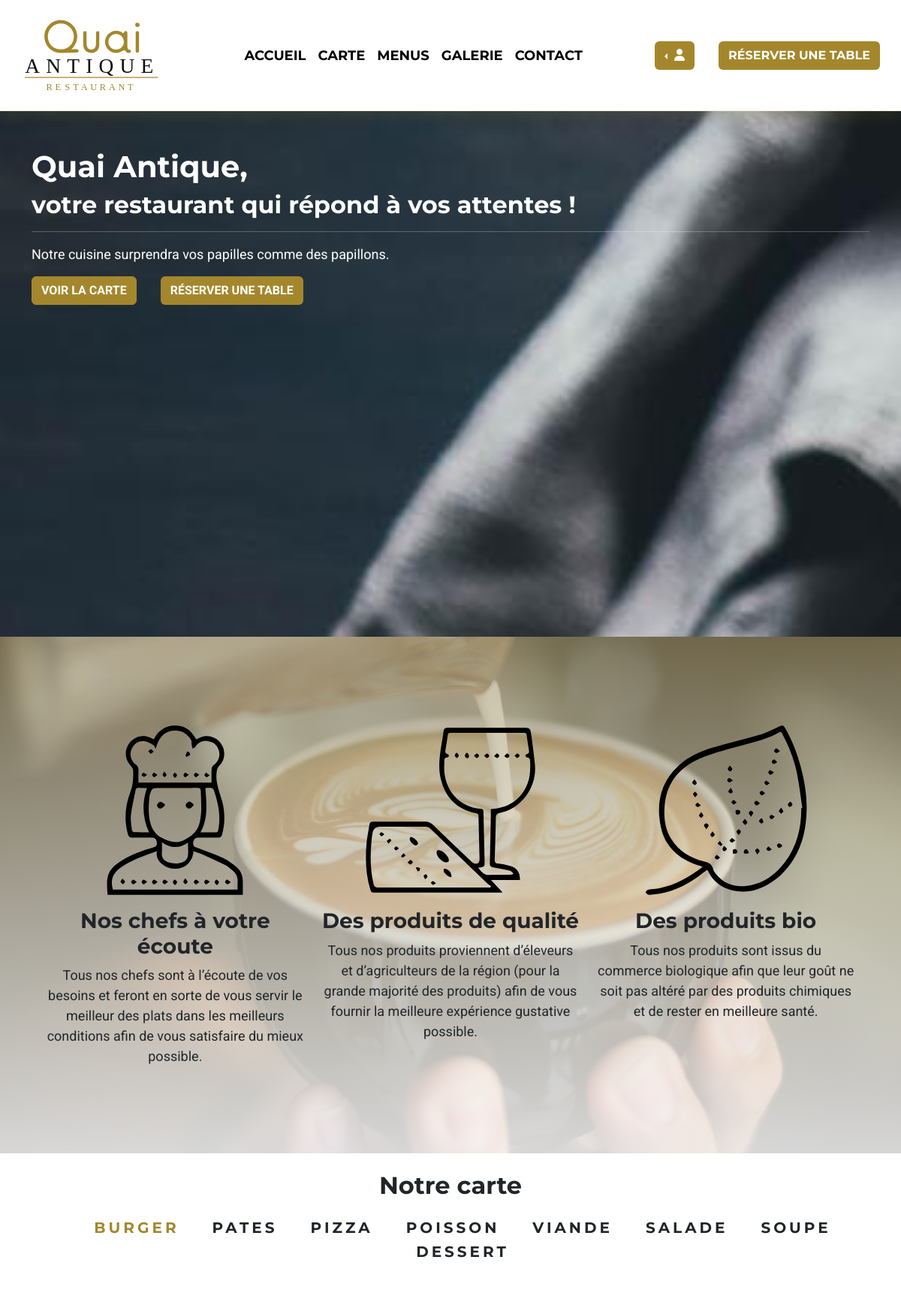
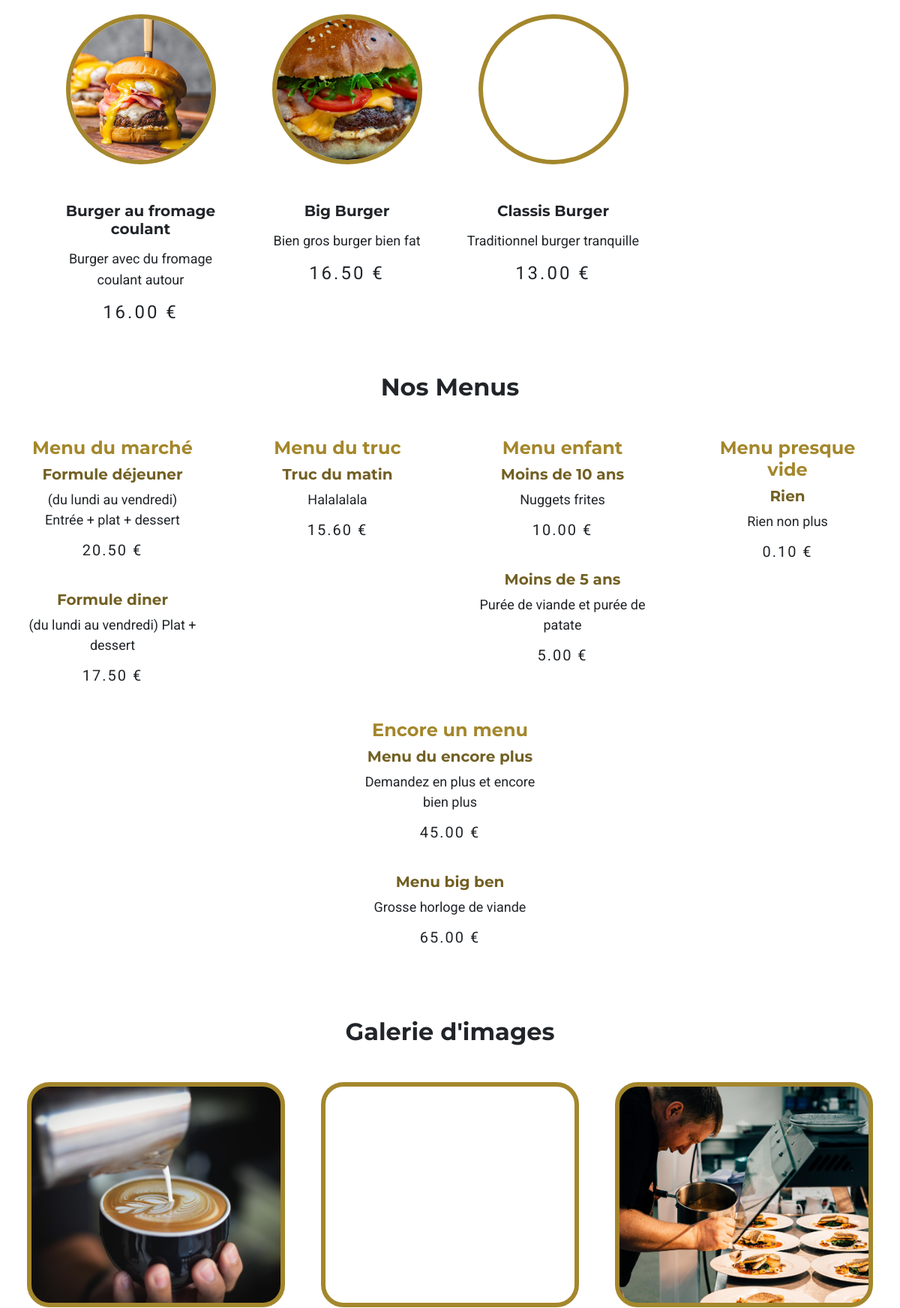
Page /Pa-accueil.php (upper part) on the committed database (2 pictures, top to bottom).
### tables this page shows
CREATE TABLE website_setting
(
  setting_id INT(3) NOT NULL AUTO_INCREMENT PRIMARY KEY,
  setting_restaurant_name VARCHAR(255) NOT NULL,
  setting_restaurant_mail VARCHAR(255) NOT NULL,
  setting_restaurant_phone VARCHAR(255) NOT NULL,
  setting_restaurant_address VARCHAR(255) NOT NULL,
  setting_restaurant_monday_hours VARCHAR(255) NOT NULL,
  setting_restaurant_tuesday_hours VARCHAR(255) NOT NULL,
  setting_restaurant_wednesday_hours VARCHAR(255) NOT NULL,
  setting_restaurant_thursday_hours VARCHAR(255) NOT NULL,
  setting_restaurant_friday_hours VARCHAR(255) NOT NULL,
  setting_restaurant_saturday_hours VARCHAR(255) NOT NULL,
  setting_restaurant_sunday_hours VARCHAR(255) NOT NULL,
  setting_restaurant_nbcustomers INT(3) NOT NULL
);

CREATE TABLE category
(
  category_id INT(3) NOT NULL AUTO_INCREMENT PRIMARY KEY,
  category_name VARCHAR(100) NOT NULL
);

CREATE TABLE product
(
  product_id INT(3) NOT NULL AUTO_INCREMENT PRIMARY KEY,
  product_name VARCHAR(100) NOT NULL,
  product_description VARCHAR(255) NOT NULL,
  product_price DECIMAL(4,2) NOT NULL,
  product_picture VARCHAR(255) NOT NULL,
  category_id INT(3) NOT NULL,
  FOREIGN KEY (category_id) REFERENCES category(category_id)
);

CREATE TABLE menu
(
  menu_id INT(3) NOT NULL AUTO_INCREMENT PRIMARY KEY,
  menu_name VARCHAR(100) NOT NULL,
  menu_f_options VARCHAR(255) NOT NULL,
  menu_f_description VARCHAR(255) NOT NULL,
  menu_f_price DECIMAL(4,2) NOT NULL,
  menu_s_options VARCHAR(255),
  menu_s_description VARCHAR(255),
  menu_s_price DECIMAL(4,2)
);

CREATE TABLE picture
(
  picture_id INT(3) NOT NULL AUTO_INCREMENT PRIMARY KEY,
  picture_name VARCHAR(100) NOT NULL,
  picture_image VARCHAR(255) NOT NULL
);

### Pa-accueil.php (called while the page is built, shortened)
<?php
include('./Database/connexion.php');
include('./Conf/Template/Website-head-html.php');
include('./Conf/Template/Website-navbar.php');
include('./Page/index-content.php');
include('./Conf/Template/Website-footer-html.php');
include('./Conf/Template/Website-end-html.php');

### Page/index-content.php (the view, shortened to what this page needs)
<?php
$statement_website_setting_content = $pdo->prepare("SELECT * FROM website_setting");
$statement_website_setting_content->execute();
$website_setting_content = $statement_website_setting_content->fetch();
?>
<section class="top-section-background">
  <div class="container">
    <div class="row" style="flex-wrap: nowrap;">
      <div style="padding-top: 50px; color: white;">
        <h1 style="font-family: Montserrat, sans-serif;">
          <?php echo $website_setting_content['setting_restaurant_name']; ?>,
        </h1>
        <h2>
          votre restaurant qui répond à vos attentes !
        </h2>
        <hr>
        <p>
          Notre cuisine surprendra vos papilles comme des papillons.
        </p>
        <div class="d-flex">
          <a href="#sectioncarte" class="btn see-product-btn me-3" style="text-transform: uppercase;">
            Voir la carte
          </a>
          <?php include('./Conf/Template/Btn-resa.php'); ?>
        </div>
      </div>
    </div>
  </div>
</section>
<section class="intro-product" style="padding:100px 50px;">
  <div class="container-fluid">
    <div class="row">
      <div class="col-md-4">
        <div class="text-center">
          <img style="width: 230px;" src="./Picture/Picto-chef.svg" class="my-3">
          <h3>
            Nos chefs à votre écoute
          </h3>
          <p>
            Tous nos chefs sont à l’écoute de vos besoins et feront en sorte de vous servir le meilleur des plats dans
            les meilleurs conditions afin de vous satisfaire du mieux possible.
          </p>
        </div>
      </div>
      <div class="col-md-4">
        <div class="text-center">
          <img style="width: 230px;" src="./Picture/Picto-food.svg" class="my-3">
          <h3>
            Des produits de qualité
          </h3>
          <p>
            Tous nos produits proviennent d’éleveurs et d’agriculteurs de la région (pour la grande majorité des
            produits) afin de vous fournir la meilleure expérience gustative possible.
          </p>
        </div>
      </div>
      <div class="col-md-4">
        <div class="text-center">
          <img style="width: 230px;" src="./Picture/Picto-bio.svg" class="my-3">
          <h3>
            Des produits bio
          </h3>
          <p>
            Tous nos produits sont issus du commerce biologique afin que leur goût ne soit pas altéré par des produits
            chimiques et de rester en meilleure santé.
          </p>
        </div>
      </div>
    </div>
  </div>
</section>
<section class="products py-4" id="sectioncarte" style="padding:100px 50px;">
  <div class="container">
    <h2 class="text-center mb-4">Notre carte</h2>
    <div>
      <div>
        <ul class="text-center mb-4">
          <?php
          $statement_category = $pdo->prepare("SELECT * FROM category");
          $statement_category->execute();
          $categories = $statement_category->fetchAll();
          $x = 0;
          foreach ($categories as $category) {
            if ($x == 0) {
              echo "<li class = 'product_category_name choice_category_link active_category' onclick=showCategoryProduct(event,'" . str_replace(' ', '', $category['category_name']) . "')>";
              echo "<h5>";
              echo $category['category_name'];
              echo "</h5>";
              echo "</li>";
            } else {
              echo "<li class = 'product_category_name choice_category_link' onclick=showCategoryProduct(event,'" . str_replace(' ', '', $category['category_name']) . "')>";
              echo "<h5>";
              echo $category['category_name'];
              echo "</h5>";
              echo "</li>";
            }
            $x++;
          }
          ?>
        </ul>
      </div>
      <div>
        <?php
        $i = 0;
        foreach ($categories as $category) {
          if ($i == 0) {
            echo '<div class="choice_category_content" id="' . str_replace(' ', '', $category['category_name']) . '" style=display:block>';
            $statement_product = $pdo->prepare("SELECT * FROM product WHERE category_id = ?");
            $statement_product->execute(array($category['category_id']));
            $products = $statement_product->fetchAll();
            echo "<div class='row'>";
            foreach ($products as $product) {
        ?>
        <div class="col-md-4 col-lg-3">
          <div class="thumbnail">
            <?php $source = "./admin/Picture/" . $product['product_picture']; ?>
            <div class="product-picture">
              <div class="picture-preview">
                <div style="background-image: url('<?php echo $source; ?>');"></div>
              </div>
            </div>
            <div class="product-text">
              <h5>
                <?php echo $product['product_name']; ?>
              </h5>
              <p>
                <?php echo $product['product_description']; ?>
              </p>
              <span class="product-price">
                <?php echo $product['product_price'] . " €"; ?>
              </span>
            </div>
          </div>
        </div>
        <?php
            }
            echo '</div>';
            echo '</div>';
          }
          $i++;
        }
        echo "</div>";
        ?>
      </div>
    </div>
</section>
<section class="py-4" id="sectionmenu">
  <div class="container-fluid">
    <h2 class="text-center mb-4">Nos Menus</h2>
    <div class="row justify-content-center">
      <?php
      $statement_menu = $pdo->prepare("SELECT * FROM menu");
      $statement_menu->execute();
      $menus = $statement_menu->fetchAll();
      foreach ($menus as $menu) {
      ?>
      <div class="col-md-4 col-lg-3">
        <div class="text-center m-4">
          <h4 style="color: #a4872c">
            <?php echo $menu['menu_name']; ?>
          </h4>
          <h5 style="color: #726023">
            <?php echo $menu['menu_f_options']; ?>
          </h5>
          <p>
            <?php echo $menu['menu_f_description']; ?>
          </p>
          <p class="menu-price">
            <?php echo $menu['menu_f_price']; ?> €
          </p>
          <br>
          <?php
            if (!empty($menu['menu_s_options'])) {
            ?>
          <h5 style="color: #726023">
            <?php echo $menu['menu_s_options']; ?>
          </h5>
          <p>
            <?php echo $menu['menu_s_description']; ?>
          </p>
          <p class="menu-price">
            <?php echo $menu['menu_s_price']; ?> €
          </p>
          <?php
            }
            ?>
        </div>
      </div>
      <?php
      }
      ?>
    </div>
  </div>
</section>
<section class="py-4" id="sectiongalerie">
  <div class="container-fluid p-4">
    <h2 class="text-center mb-4">Galerie d'images</h2>
    <?php
    $statement_pictures_gal = $pdo->prepare("SELECT * FROM picture");
    $statement_pictures_gal->execute();
    $pictures_gal = $statement_pictures_gal->fetchAll();
    echo "<div class = 'row justify-content-center'>";
    foreach ($pictures_gal as $picture_gal) {
      echo "<div class = 'col-md-4 p-4 content-gal' style='position: relative;'>";
      $source = "./admin/Picture/" . $picture_gal['picture_image'];
    ?>
    <div
      style="background-image: url('<?php echo $source; ?>');background-repeat: no-repeat;background-position: 50% 50%;background-size: cover;background-clip: border-box;box-sizing: border-box;overflow: hidden;height: 300px; border-radius: 30px; border: 6px solid #a4872c;">
    </div>
    <?php
      echo "</div>";
    }
    echo "</div>";
    ?>
  </div>
</section>
    <?php include('./Conf/Template/Btn-resa.php'); ?>

### Conf/Template/Website-head-html.php (shortened to what this page needs)
<!DOCTYPE html>
<html lang="en">
<head>
  <link rel="stylesheet" type="text/css" href="./Design/CSS/bootstrap.min.css">
  <link rel="stylesheet" type="text/css" href="./Design/Font/css/all.min.css">
  <link rel="stylesheet" type="text/css" href="./Design/CSS/website.css">
</head>
<body>

### Conf/Template/Website-navbar.php (shortened to what this page needs)
<header class="sticky-top" style="background-color: white;">
  <nav class="navbar navbar-expand-lg bd-navbar">
    <div class="container-fluid">
      <a class="navbar-brand p-0 me-0 me-lg-2 my-4" href="index.php">
        <img src="./Picture/Logo.svg" alt="Logo Quai Antique" class="navbar-logo" />
      </a>
      <div class="offcanvas offcanvas-end d-lg-flex" tabindex="-1" id="offcanvasNavbar" aria-labelledby="offcanvasNavbarLabel">
        <div class="offcanvas-body justify-content-around">
          <ul class="navbar-nav">
            <li class="nav-item">
              <a class="nav-link" href="#">Accueil</a>
            </li>
            <li class="nav-item">
              <a class="nav-link" href="#sectioncarte">Carte</a>
            </li>
            <li class="nav-item">
              <a class="nav-link" href="#sectionmenu">Menus</a>
            </li>
            <li class="nav-item">
              <a class="nav-link" href="#sectiongalerie">Galerie</a>
            </li>
            <li class="nav-item">
              <a class="nav-link" href="#sectioncontact">Contact</a>
            </li>
          </ul>
        </div>
      </div>
      <div class="dropstart m-3">
        <button class="btn reserve-btn dropdown-toggle" type="button" data-bs-toggle="dropdown" aria-expanded="false">
          <i class="fa-solid fa-user"></i>
        </button>
      </div>
      <div class="m-3">
        <a href="./Reserve-table.php" class="btn reserve-btn">Réserver une table</a>
      </div>
    </div>
  </nav>
</header>
<main>

### Conf/Template/Btn-resa.php
<a href="./Reserve-table.php" class="btn reserve-btn ms-3" style="text-transform: uppercase;">
  Réserver une table
</a>

### Conf/Template/Website-footer-html.php (shortened to what this page needs)
</main>

### Conf/Template/Website-end-html.php (shortened to what this page needs)
</body>
</html>

### Design/CSS/website.css (style rules this page uses)
:root { -webkit-box-sizing: border-box; box-sizing: border-box; }
body { font-family: Roboto, sans-serif; overflow-x: hidden; scroll-behavior: smooth; font-size: 18px; }
h1, h2, h3, h4, h5, h6 { font-family: Montserrat, sans-serif; font-weight: bold; }
.navbar { font-family: Montserrat, sans-serif; font-weight: bold; text-transform: uppercase; }
.bd-navbar { padding: 0; background-color: transparent; box-shadow: 0 0.5rem 1rem rgba(164, 135, 44, 0.15), inset 0 -1px 0 rgba(164, 135, 44, 0.15); }
.navbar-logo { height: 100px; width: auto; margin-right: 4px; }
.offcanvas .offcanvas-body .navbar-nav .nav-item .nav-link { color: black; }
.reserve-btn { background-color: #a4872c; color: white; font-weight: bold; }
.top-section-background { background: url(../../Picture/Fond-top.jpeg); background-repeat: no-repeat; background-size: cover; height: 700px; background-attachment: fixed; }
.see-product-btn { background-color: #a4872c; color: white; font-weight: bold; border-color: #a4872c; }
.intro-product { background: linear-gradient(rgba(171, 156, 111, 0.626), #ffffffd4), url(../../Picture/Cafe-coupe.jpeg); background-position: center; background-repeat: no-repeat; background-size: cover; }
.product_category_name { display: inline-block; cursor: pointer; vertical-align: top; line-height: 26px; letter-spacing: 4px; text-transform: uppercase; margin: 0 22px; transition: all 0.3s; }
.active_category { color: #a4872c; }
.choice_category_content { display: none; }
.thumbnail { display: block; margin-bottom: 20px; line-height: 1.42857143; transition: border 0.2s ease-in-out; text-align: center; background: inherit; }
.product-picture { position: relative; max-width: 200px; margin: 50px auto; }
.product-picture .picture-preview { width: 200px; height: 200px; position: relative; border-radius: 100%; border: 6px solid #a4872c; }
.product-picture .picture-preview > div { width: 100%; height: 100%; border-radius: 100%; background-size: cover; background-repeat: no-repeat; background-position: center; }
.thumbnail > .product-text > p { line-height: 28px; margin-top: 14px; }
.product-price { font-size: 24px; line-height: 26px; letter-spacing: 3px; display: block; }
.menu-price { font-size: 20px; line-height: 22px; letter-spacing: 2px; display: block; }

### rows in the picture
website_setting: setting_restaurant_name "Quai Antique"
category: category_name "BURGER"
category: category_name "PATES"
category: category_name "PIZZA"
category: category_name "POISSON"
category: category_name "VIANDE"
category: category_name "SALADE"
category: category_name "SOUPE"
category: category_name "DESSERT"
product: product_picture (picture), product_name "Burger au fromage coulant", product_description "Burger avec du fromage coulant autour", product_price "16.00"
product: product_picture (picture), product_name "Big Burger", product_description "Bien gros burger bien fat", product_price "16.50"
product: product_name "Classis Burger", product_description "Traditionnel burger tranquille", product_price "13.00"
menu: menu_name "Menu du marché", menu_f_options "Formule déjeuner", menu_f_description "(du lundi au vendredi) Entrée + plat + dessert", menu_f_price "20.50", menu_s_options "Formule diner", menu_s_description "(du lundi au vendredi) Plat + dessert", menu_s_price "17.50"
menu: menu_name "Menu du truc", menu_f_options "Truc du matin", menu_f_description "Halalalala", menu_f_price "15.60"
menu: menu_name "Menu enfant", menu_f_options "Moins de 10 ans", menu_f_description "Nuggets frites", menu_f_price "10.00", menu_s_options "Moins de 5 ans", menu_s_description "Purée de viande et purée de patate", menu_s_price "5.00"
menu: menu_name "Menu presque vide", menu_f_options "Rien", menu_f_description "Rien non plus", menu_f_price "0.10"
menu: menu_name "Encore un menu", menu_f_options "Menu du encore plus", menu_f_description "Demandez en plus et encore bien plus", menu_f_price "45.00", menu_s_options "Menu big ben", menu_s_description "Grosse horloge de viande", menu_s_price "65.00"
picture: picture_image (picture)
picture: picture_image (picture)
